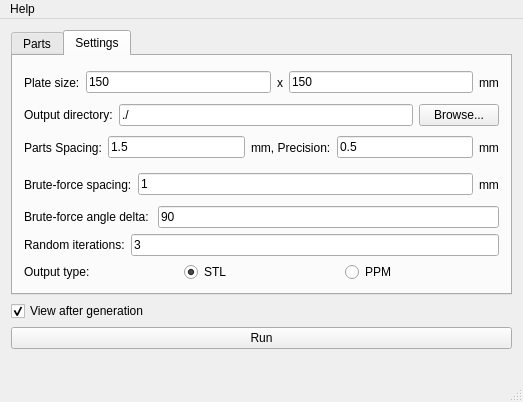
<?xml version="1.0" encoding="UTF-8"?>
<ui version="4.0">
 <class>MainWindow</class>
 <widget class="QMainWindow" name="MainWindow">
  <property name="geometry">
   <rect>
    <x>0</x>
    <y>0</y>
    <width>523</width>
    <height>402</height>
   </rect>
  </property>
  <property name="windowTitle">
   <string>MainWindow</string>
  </property>
  <widget class="QWidget" name="main">
   <layout class="QVBoxLayout" name="verticalLayout">
    <item>
     <widget class="QTabWidget" name="tabWidget">
      <property name="currentIndex">
       <number>1</number>
      </property>
      <widget class="QWidget" name="tab">
       <attribute name="title">
        <string>Parts</string>
       </attribute>
       <layout class="QVBoxLayout" name="verticalLayout_4">
        <item>
         <widget class="QTextEdit" name="parts"/>
        </item>
        <item>
         <layout class="QHBoxLayout" name="horizontalLayout_4">
          <item>
           <widget class="QPushButton" name="clearButton">
            <property name="text">
             <string>Clear</string>
            </property>
            <property name="icon">
             <iconset resource="icons.qrc">
              <normaloff>:/icon/img/clear.png</normaloff>:/icon/img/clear.png</iconset>
            </property>
           </widget>
          </item>
          <item>
           <widget class="QPushButton" name="openButton">
            <property name="text">
             <string>Open</string>
            </property>
            <property name="icon">
             <iconset resource="icons.qrc">
              <normaloff>:/icon/img/open.png</normaloff>:/icon/img/open.png</iconset>
            </property>
           </widget>
          </item>
          <item>
           <widget class="QPushButton" name="saveButton">
            <property name="text">
             <string>Save</string>
            </property>
            <property name="icon">
             <iconset resource="icons.qrc">
              <normaloff>:/icon/img/save.png</normaloff>:/icon/img/save.png</iconset>
            </property>
           </widget>
          </item>
          <item>
           <widget class="QPushButton" name="partBrowse">
            <property name="text">
             <string>Add part(s)</string>
            </property>
            <property name="icon">
             <iconset resource="icons.qrc">
              <normaloff>:/icon/img/part.png</normaloff>:/icon/img/part.png</iconset>
            </property>
           </widget>
          </item>
         </layout>
        </item>
       </layout>
      </widget>
      <widget class="QWidget" name="tab_2">
       <attribute name="title">
        <string>Settings</string>
       </attribute>
       <layout class="QVBoxLayout" name="verticalLayout_3">
        <item>
         <layout class="QVBoxLayout" name="settings">
          <item>
           <layout class="QHBoxLayout" name="horizontalLayout">
            <item>
             <widget class="QLabel" name="label">
              <property name="text">
               <string>Plate size:</string>
              </property>
             </widget>
            </item>
            <item>
             <widget class="QLineEdit" name="plateWidth">
              <property name="text">
               <string>150</string>
              </property>
             </widget>
            </item>
            <item>
             <widget class="QLabel" name="label_2">
              <property name="text">
               <string>x</string>
              </property>
             </widget>
            </item>
            <item>
             <widget class="QLineEdit" name="plateHeight">
              <property name="text">
               <string>150</string>
              </property>
             </widget>
            </item>
            <item>
             <widget class="QLabel" name="label_3">
              <property name="text">
               <string>mm</string>
              </property>
             </widget>
            </item>
           </layout>
          </item>
          <item>
           <layout class="QHBoxLayout" name="horizontalLayout_2">
            <item>
             <widget class="QLabel" name="label_6">
              <property name="text">
               <string>Output directory:</string>
              </property>
             </widget>
            </item>
            <item>
             <widget class="QLineEdit" name="outputDirectory">
              <property name="text">
               <string>./</string>
              </property>
             </widget>
            </item>
            <item>
             <widget class="QPushButton" name="outputDirectoryButton">
              <property name="text">
               <string>Browse...</string>
              </property>
             </widget>
            </item>
           </layout>
          </item>
          <item>
           <layout class="QHBoxLayout" name="horizontalLayout_5">
            <item>
             <widget class="QLabel" name="label_7">
              <property name="text">
               <string>Parts Spacing:</string>
              </property>
             </widget>
            </item>
            <item>
             <widget class="QLineEdit" name="spacing">
              <property name="text">
               <string>1.5</string>
              </property>
             </widget>
            </item>
            <item>
             <widget class="QLabel" name="label_8">
              <property name="text">
               <string>mm, Precision:</string>
              </property>
             </widget>
            </item>
            <item>
             <widget class="QLineEdit" name="precision">
              <property name="text">
               <string>0.5</string>
              </property>
             </widget>
            </item>
            <item>
             <widget class="QLabel" name="label_9">
              <property name="text">
               <string>mm</string>
              </property>
             </widget>
            </item>
           </layout>
          </item>
          <item>
           <layout class="QHBoxLayout" name="horizontalLayout_6">
            <item>
             <widget class="QLabel" name="label_5">
              <property name="text">
               <string>Brute-force spacing:</string>
              </property>
             </widget>
            </item>
            <item>
             <widget class="QLineEdit" name="bruteForceSpacing">
              <property name="text">
               <string>1</string>
              </property>
             </widget>
            </item>
            <item>
             <widget class="QLabel" name="label_10">
              <property name="text">
               <string>mm</string>
              </property>
             </widget>
            </item>
           </layout>
          </item>
          <item>
           <layout class="QHBoxLayout" name="horizontalLayout_8">
            <item>
             <widget class="QLabel" name="label_12">
              <property name="text">
               <string>Brute-force angle delta: </string>
              </property>
             </widget>
            </item>
            <item>
             <widget class="QLineEdit" name="bruteForceAngle">
              <property name="text">
               <string>90</string>
              </property>
             </widget>
            </item>
           </layout>
          </item>
          <item>
           <layout class="QHBoxLayout" name="horizontalLayout_7">
            <item>
             <widget class="QLabel" name="label_11">
              <property name="text">
               <string>Random iterations:</string>
              </property>
             </widget>
            </item>
            <item>
             <widget class="QLineEdit" name="randomIterations">
              <property name="text">
               <string>3</string>
              </property>
             </widget>
            </item>
           </layout>
          </item>
          <item>
           <layout class="QHBoxLayout" name="horizontalLayout_3">
            <item>
             <widget class="QLabel" name="label_4">
              <property name="text">
               <string>Output type:</string>
              </property>
             </widget>
            </item>
            <item>
             <widget class="QRadioButton" name="stlRadio">
              <property name="text">
               <string>STL</string>
              </property>
              <property name="checked">
               <bool>true</bool>
              </property>
             </widget>
            </item>
            <item>
             <widget class="QRadioButton" name="ppmRadio">
              <property name="text">
               <string>PPM</string>
              </property>
             </widget>
            </item>
           </layout>
          </item>
         </layout>
        </item>
       </layout>
       <zorder></zorder>
      </widget>
     </widget>
    </item>
    <item>
     <widget class="QCheckBox" name="viewAfter">
      <property name="text">
       <string>View after generation</string>
      </property>
      <property name="checked">
       <bool>true</bool>
      </property>
     </widget>
    </item>
    <item>
     <widget class="QPushButton" name="runButton">
      <property name="text">
       <string>Run</string>
      </property>
      <property name="icon">
       <iconset resource="icons.qrc">
        <normaloff>:/icon/img/gears.png</normaloff>:/icon/img/gears.png</iconset>
      </property>
     </widget>
    </item>
    <item>
     <widget class="QLabel" name="errorMessage">
      <property name="text">
       <string/>
      </property>
     </widget>
    </item>
   </layout>
  </widget>
  <widget class="QStatusBar" name="statusBar"/>
  <widget class="QMenuBar" name="menuBar">
   <property name="geometry">
    <rect>
     <x>0</x>
     <y>0</y>
     <width>523</width>
     <height>25</height>
    </rect>
   </property>
   <widget class="QMenu" name="menuAbout">
    <property name="tearOffEnabled">
     <bool>false</bool>
    </property>
    <property name="title">
     <string>Help</string>
    </property>
    <property name="separatorsCollapsible">
     <bool>false</bool>
    </property>
    <addaction name="actionAbout"/>
   </widget>
   <addaction name="menuAbout"/>
  </widget>
  <action name="actionAbout">
   <property name="text">
    <string>About</string>
   </property>
  </action>
 </widget>
 <layoutdefault spacing="6" margin="11"/>
 <resources>
  <include location="icons.qrc"/>
 </resources>
 <connections/>
</ui>
